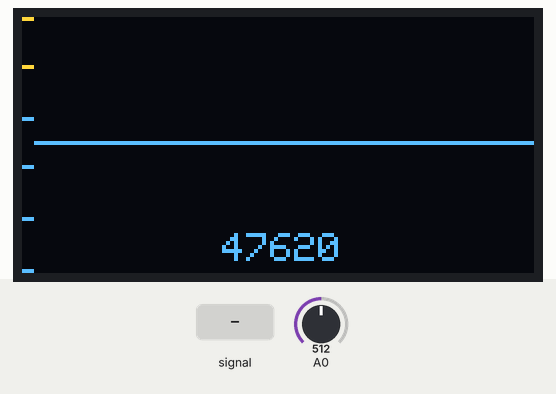
Recording of a sketch running on a simulated Arduino Uno, built with avr-gcc and run on an emulated ATmega328P. On the bench: 128×64 one-colour display. The test bench sets the inputs (shaded band); at power-on: A0 = 512. The OLED is the two-colour kind (top 16 rows yellow).

Above: at 3.29 s.
4.3 s: A0 fed a 200 Hz sine of ±81 counts around its level
At 5.1 s:
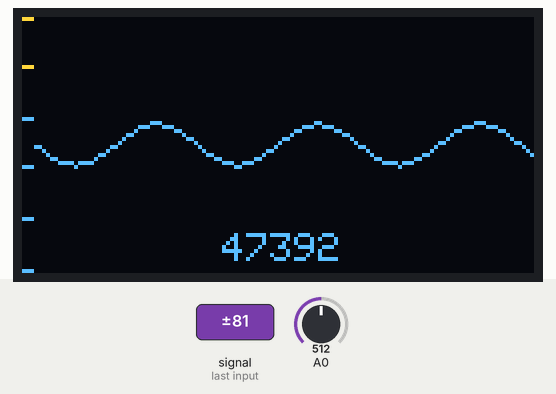
5.9 s: A0 set to 716
At 6.14 s:
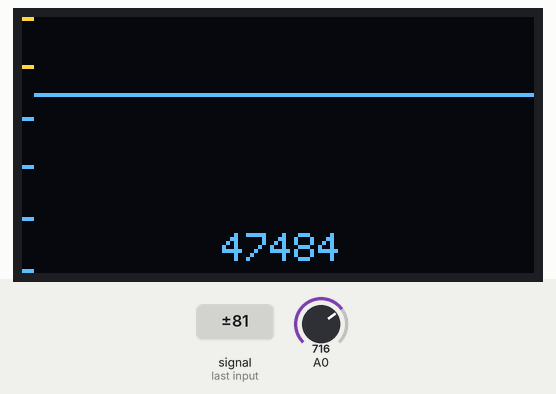
7.4 s: A0 set to 900
At 8.5 s:
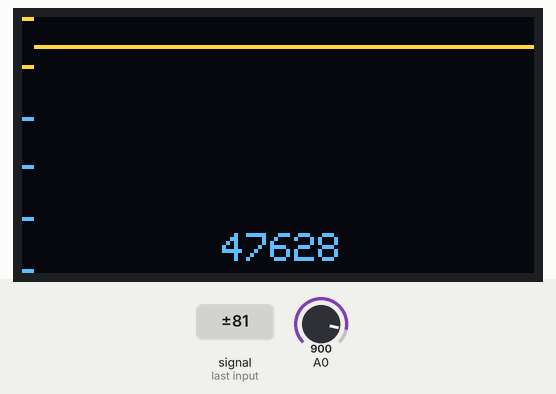
8.9 s: A0 set to 1023
At 9.18 s:
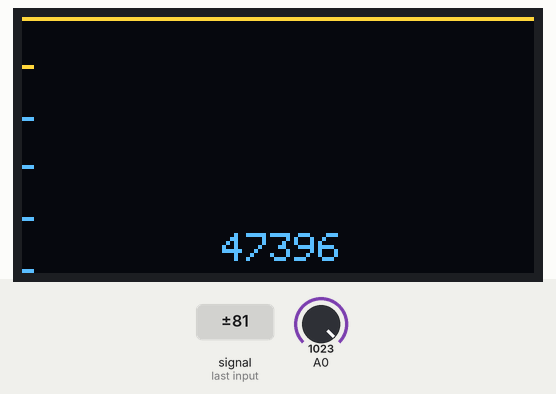

The sketch:

Arduino-Oscilloscope.ino
```cpp
#include <SPI.h>
#include <Wire.h>
#include <Adafruit_GFX.h>
#include <Adafruit_SSD1306.h>
#include "ecg_logo_32_32.h"

#define OLED_RESET 4
Adafruit_SSD1306 display(OLED_RESET);

#if (SSD1306_LCDHEIGHT != 64)
#error("Height incorrect, please fix Adafruit_SSD1306.h!");
#endif

//definitions
#define OFFSET 3
#define TEXTSIZE 10
#define CHARWIDTH TEXTSIZE/2
#define CHARNUM 5

//variables
struct plot{
  uint8_t* pvalues;
  uint8_t pstart;
  uint8_t psize;
};

plot myplot;

unsigned long acc_time;
unsigned int sample_time;

void setup() {
  //serial
  Serial.begin(9600);

  //display
  display.begin(SSD1306_SWITCHCAPVCC, 0x3C);
  display.clearDisplay();

  //startup
  display.drawBitmap(display.width()/2 - 16,display.height()/2 - 16,ecg_logo_32_32,32,32,WHITE);
  display.display();
  delay(3000);
  display.clearDisplay();

  //text
  display.setTextSize(TEXTSIZE/10);
  display.setTextColor(WHITE);

  //analogReference(EXTERNAL);

  myplot.pvalues = (uint8_t*) malloc(sizeof(uint8_t)*(display.width() - OFFSET));
  myplot.psize = display.width() - OFFSET;
  for(int i = 0 ; i < myplot.psize ; i++){
    myplot.pvalues[i] = 0;
  }
  myplot.pstart = 0;

  acc_time = micros();
  sample_time = 0;
}

void drawAxis() {
  for(int i = OFFSET - 1 ; i > -1 ; i--) {
  display.drawPixel(i,(display.height()-1) * 0.0,WHITE);
  display.drawPixel(i,(display.height()-1) * 0.2,WHITE);
  display.drawPixel(i,(display.height()-1) * 0.4,WHITE);
  display.drawPixel(i,(display.height()-1) * 0.6,WHITE);
  display.drawPixel(i,(display.height()-1) * 0.8,WHITE);
  display.drawPixel(i,(display.height()-1) * 1.0,WHITE);
  }
}

void drawSampleTime(){
  display.setCursor(display.width() * 1/2 - (CHARWIDTH*CHARNUM+(CHARNUM-1))/2, display.height() - TEXTSIZE);
  display.println(sample_time);
}

bool drawPlot(plot* input) {
  for(int i = 0 ; i < input->psize ; i++){
  display.drawPixel(OFFSET + i,display.height()- 1 - input->pvalues[(i + input->pstart) % input->psize],WHITE);
  }
  return true;
}

void updateValues(plot* input) {
  input->pvalues[(input->pstart) % input->psize] = (analogRead(0) >> 4);
  input->pstart++;
  input->pstart = input->pstart % input->psize;
}

void loop() {
  updateValues(&myplot);
  if(myplot.pstart == myplot.psize - 1){
    //update time
    sample_time = micros() - acc_time;
    acc_time += sample_time;
    //change display
    display.clearDisplay();
    drawAxis();
    drawPlot(&myplot);
    drawSampleTime();
    display.display();
  }
}
```

Source omitted: cg_logo_32_32.h (data table, 1097 bytes)
